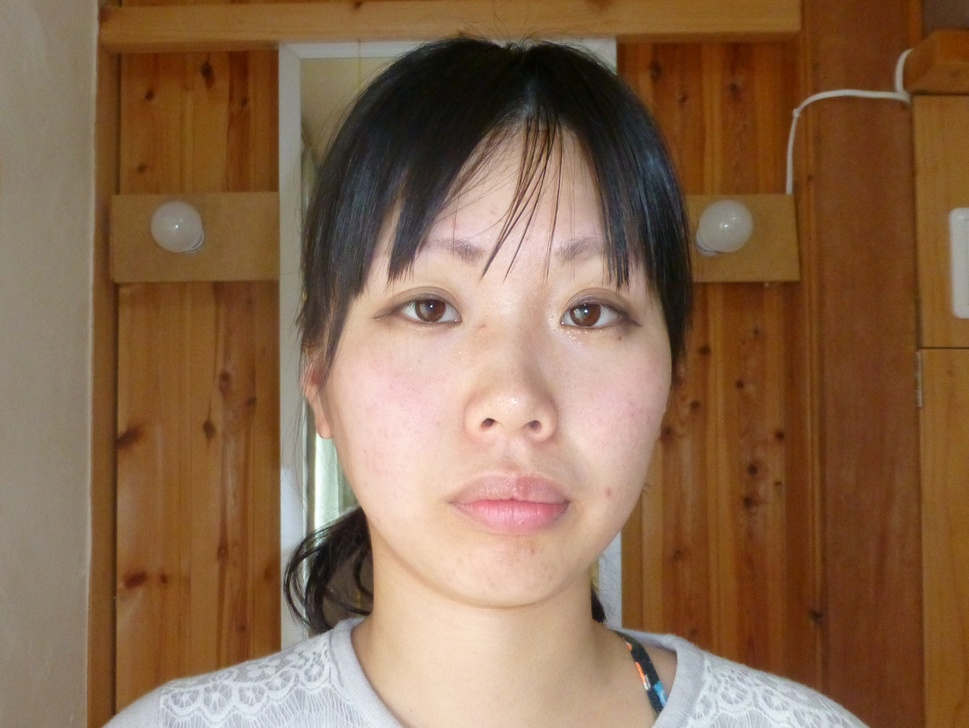
#> input picture face.jpg, 969 x 728 px, shrunk from 2878 x 2162 before the run
$ python simple_face_sample.py   (Python 2 division)
#> lines starting #> are read from the running program, lines starting #| are printed output that depends on the picture
#!/usr/bin/python
# -*- coding: utf-8 -*-
import cv2

CASCADE_PATH = "/usr/share/opencv/haarcascades/haarcascade_frontalface_alt.xml"
cascade = cv2.CascadeClassifier(CASCADE_PATH)

def detectFace(image):
    image_gray = cv2.cvtColor(image, cv2.COLOR_BGR2GRAY)
    facerect = cascade.detectMultiScale(image_gray, scaleFactor=1.07, minNeighbors=9, minSize=(10, 10))
    return facerect

if __name__ == "__main__":
    file_name = "face.jpg"
    print("detect face on file:"+file_name)

    # 画像のロード
    image = cv2.imread(file_name)
#> image is the input picture: shape (728, 969, 3); mean B, G, R 78.1, 104.6, 136.6
    if image is None:
        # 読み込み失敗
        print("image is None")
        exit(1)

    # 顔画像抽出
    facerect_list = detectFace(image)
#> in detectFace, `image_gray = cv2.cvtColor(image, cv2.COLOR_BGR2GRAY)`:
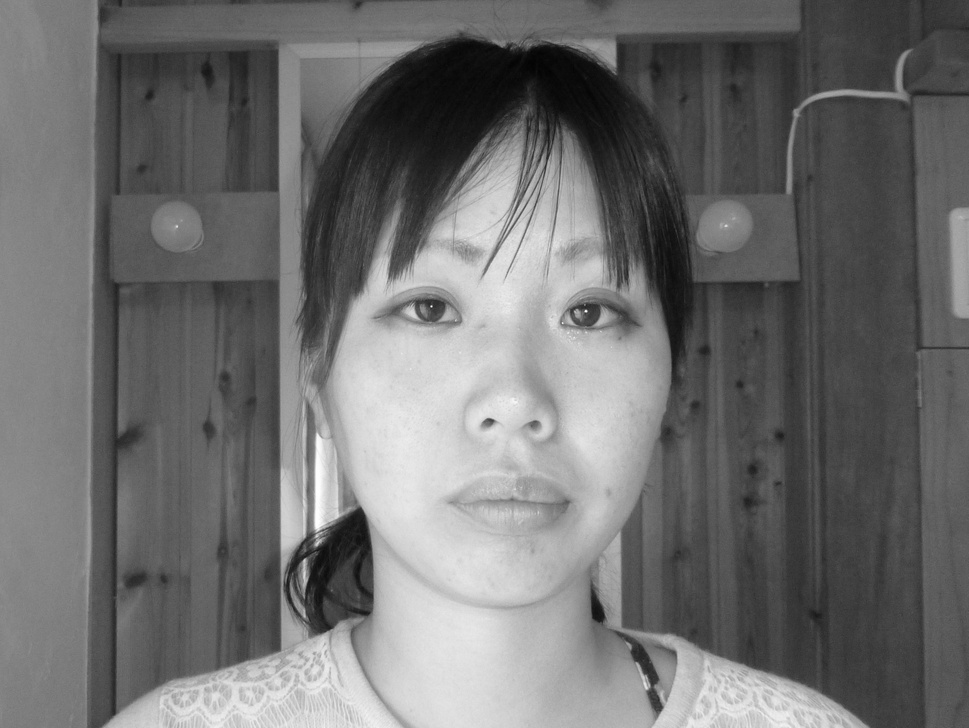
#> image_gray: shape (728, 969); min 2, max 254, mean 111.1
#> in detectFace, `facerect = cascade.detectMultiScale(image_gray, scaleFactor=1.07, minN..`: facerect = [[301, 167, 413, 413]]
#> facerect_list = [[301, 167, 413, 413]]
    if len(facerect_list) > 0:
        print u"There is a Face!!!"
    else:
        print u"No Face!!!"

$ run again, with capture.jpg copied over face.jpg
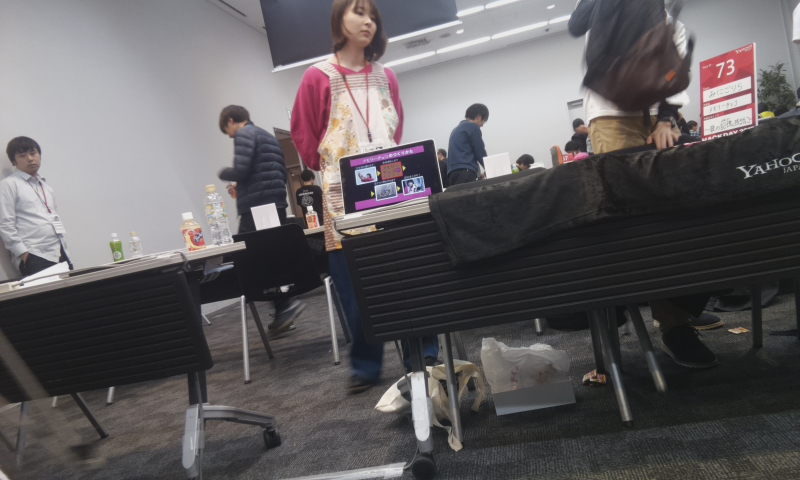
#> input picture capture.jpg, 800 x 480 px
#> image is the input picture: shape (480, 800, 3); mean B, G, R 95.7, 93.9, 97.6
#> in detectFace, `image_gray = cv2.cvtColor(image, cv2.COLOR_BGR2GRAY)`:
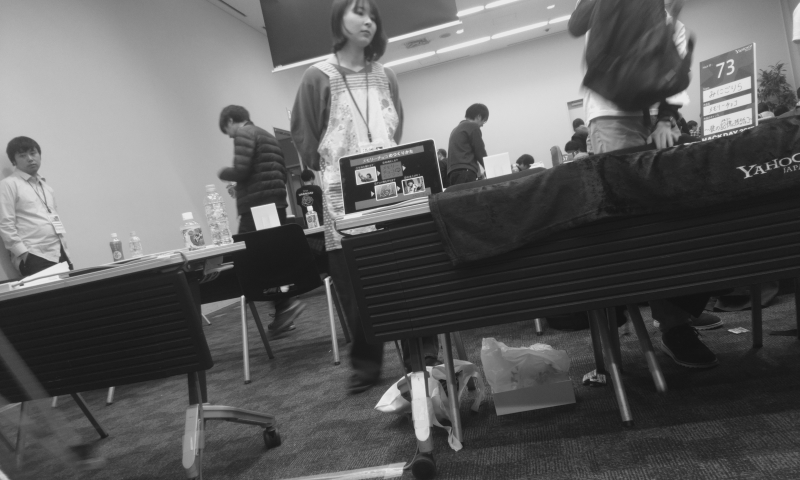
#> image_gray: shape (480, 800); min 17, max 235, mean 95.2
#> facerect = ()

$ run again, with elephant.jpg copied over face.jpg
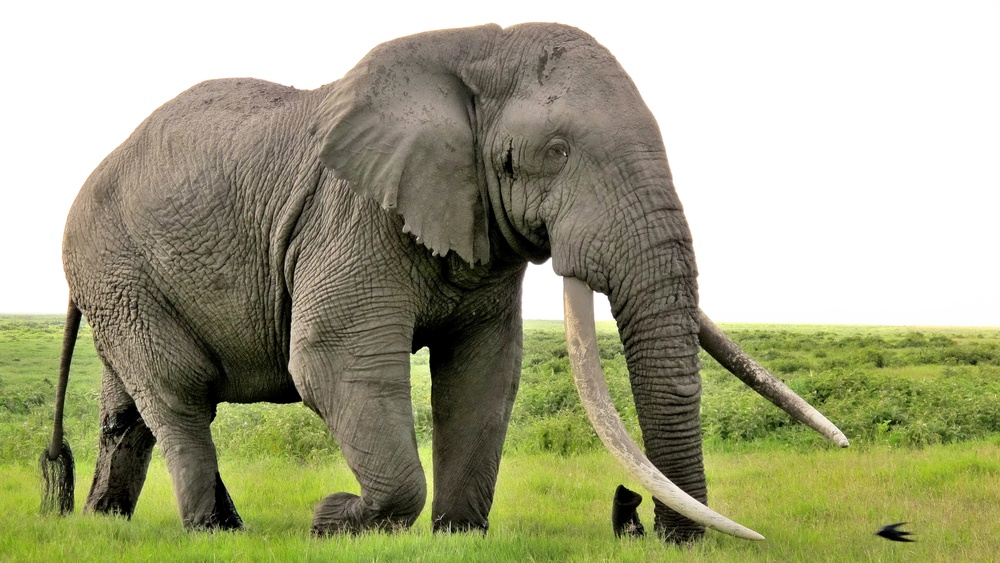
#> input picture elephant.jpg, 1000 x 563 px, shrunk from 3648 x 2053 before the run
#> image is the input picture: shape (563, 1000, 3); mean B, G, R 133, 164.2, 163.5
#> in detectFace, `image_gray = cv2.cvtColor(image, cv2.COLOR_BGR2GRAY)`:
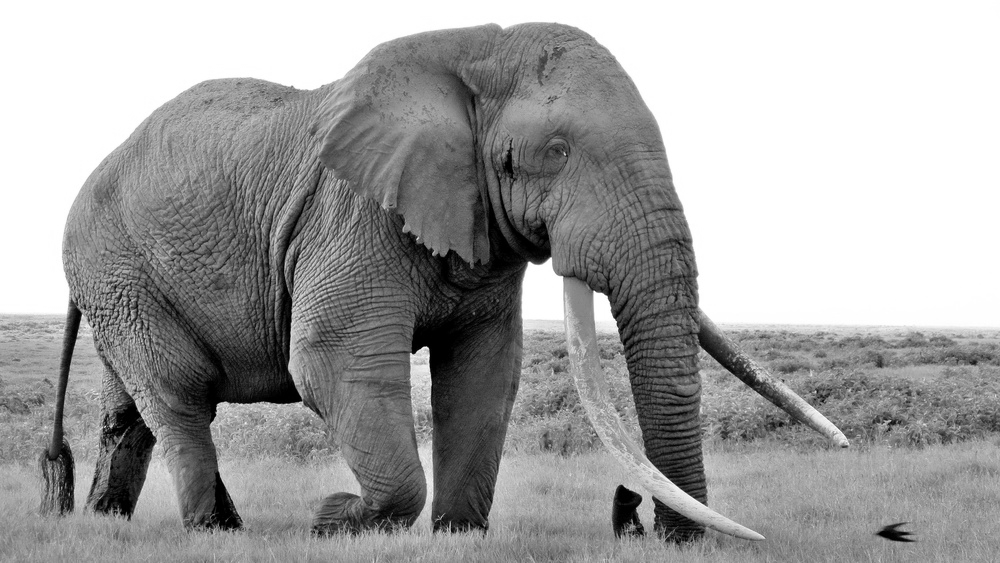
#> image_gray: shape (563, 1000); min 0, max 255, mean 160.4
#> facerect = ()

$ run again, with image.jpg copied over face.jpg
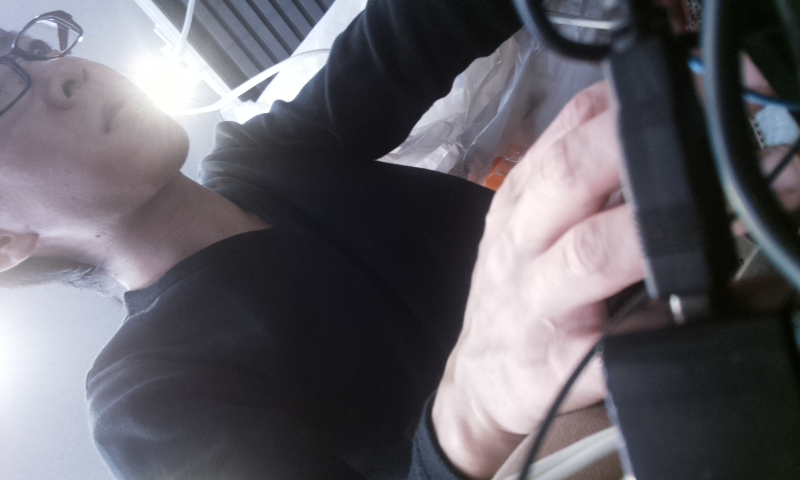
#> input picture image.jpg, 800 x 480 px
#> image is the input picture: shape (480, 800, 3); mean B, G, R 104.3, 97.3, 99.6
#> in detectFace, `image_gray = cv2.cvtColor(image, cv2.COLOR_BGR2GRAY)`:
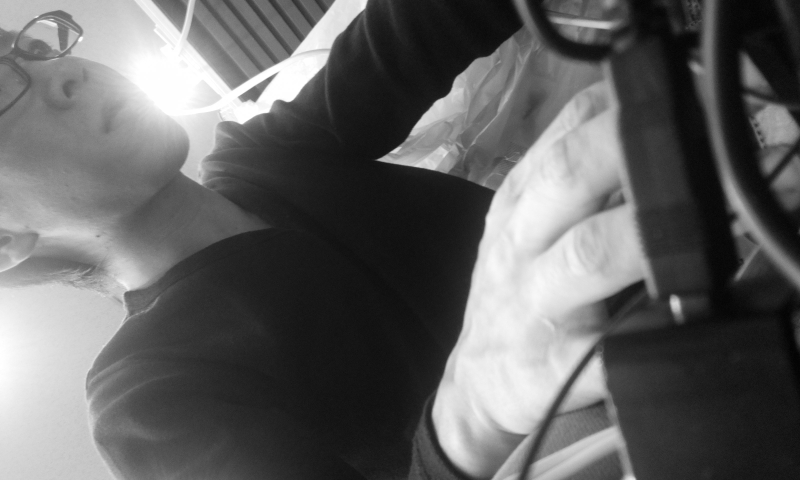
#> image_gray: shape (480, 800); min 2, max 255, mean 98.8
#> facerect = ()
